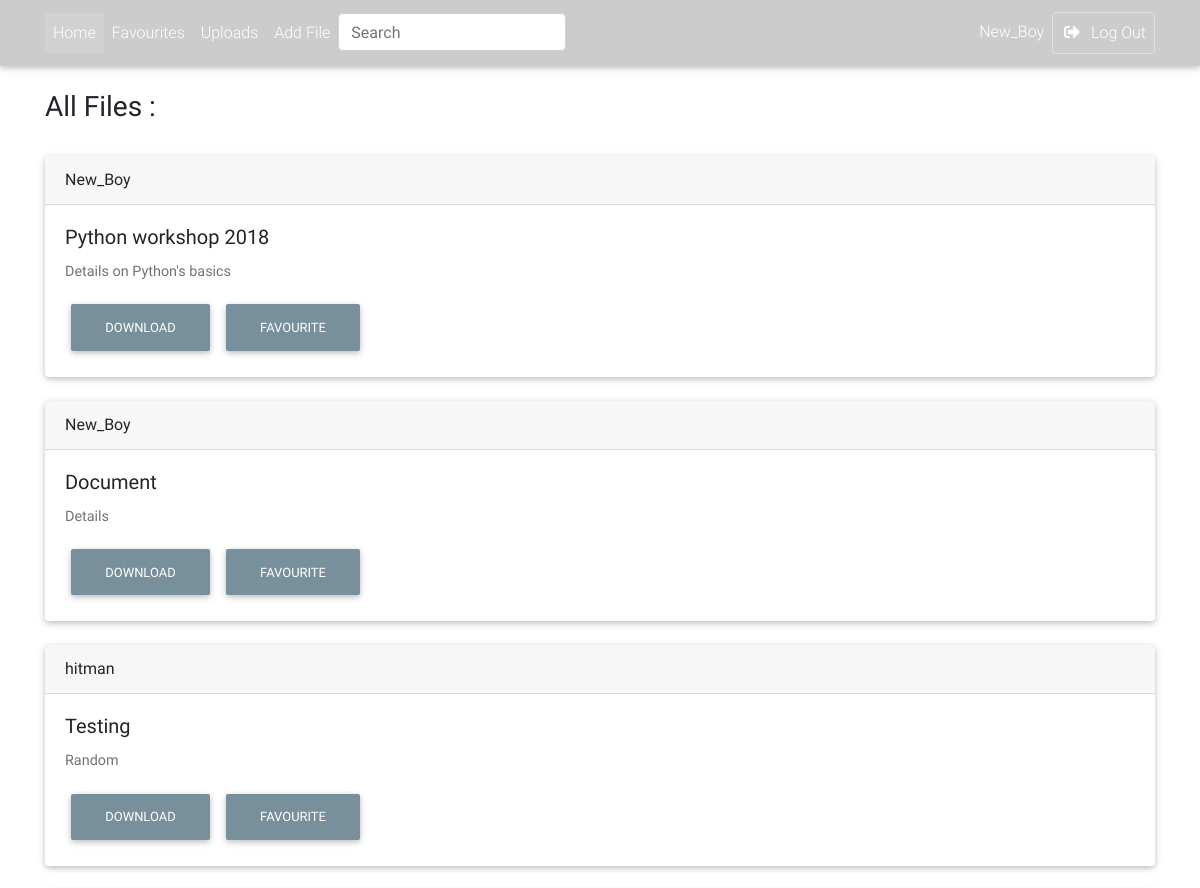
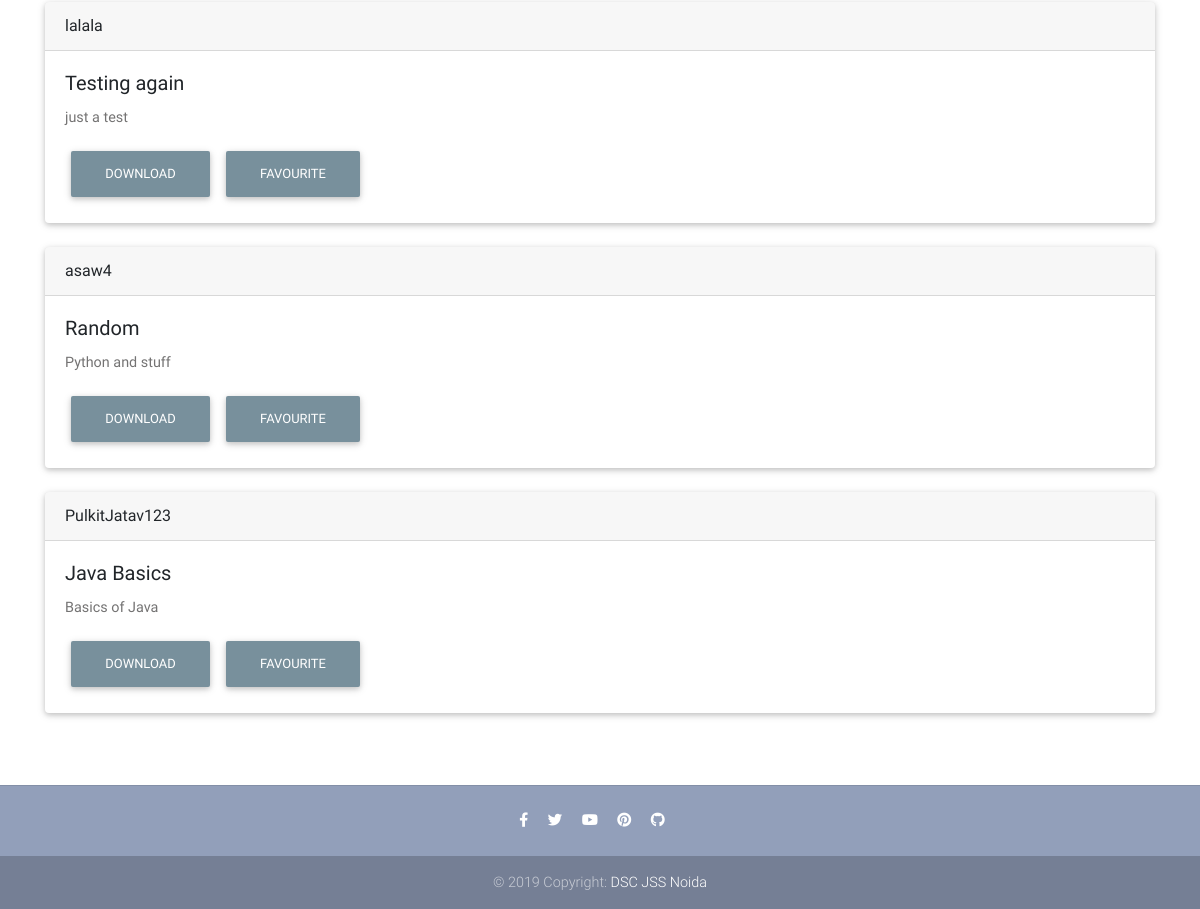
The app's page /Resource/all/ (signed in), older data (2 pictures, top to bottom).
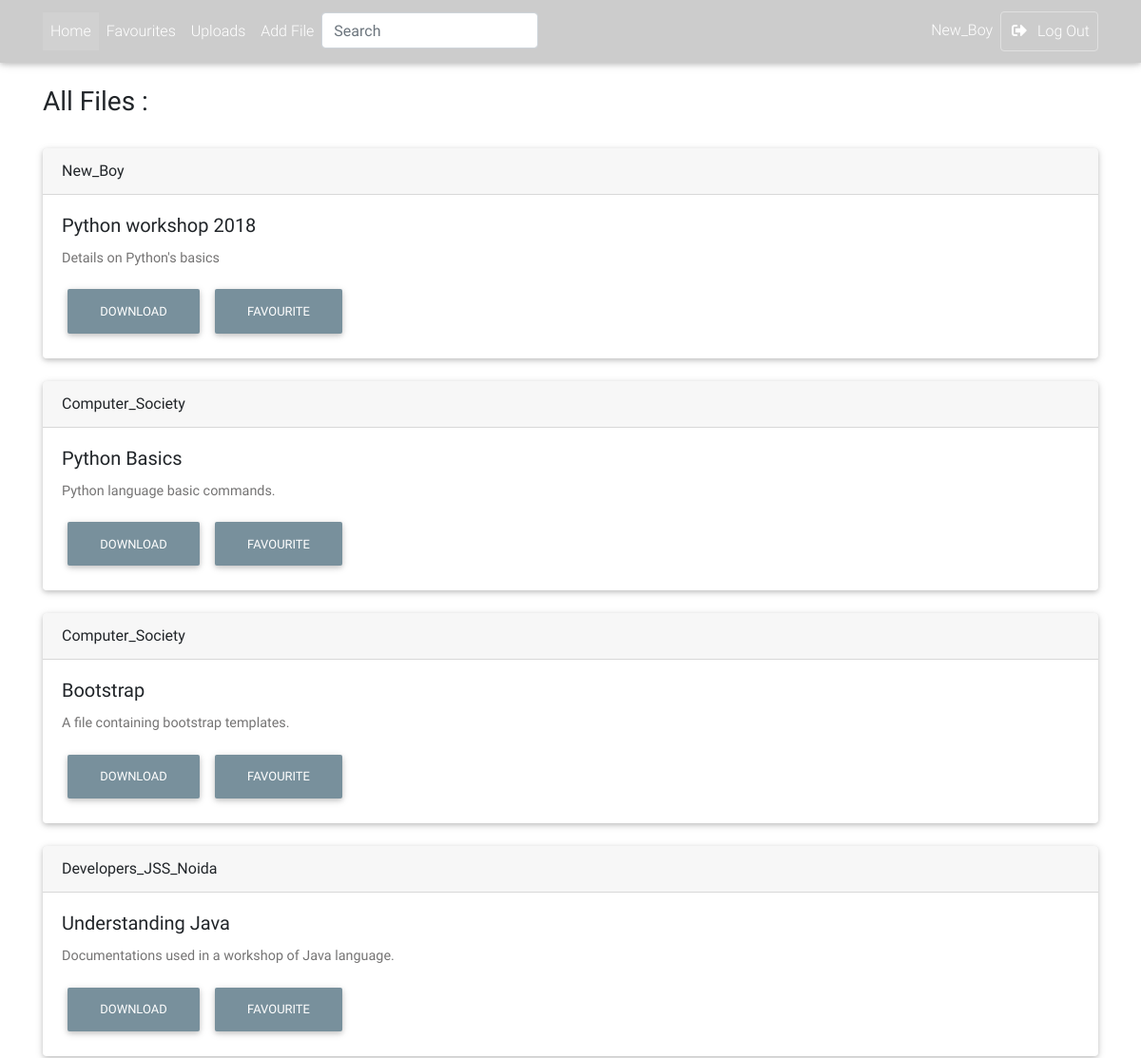
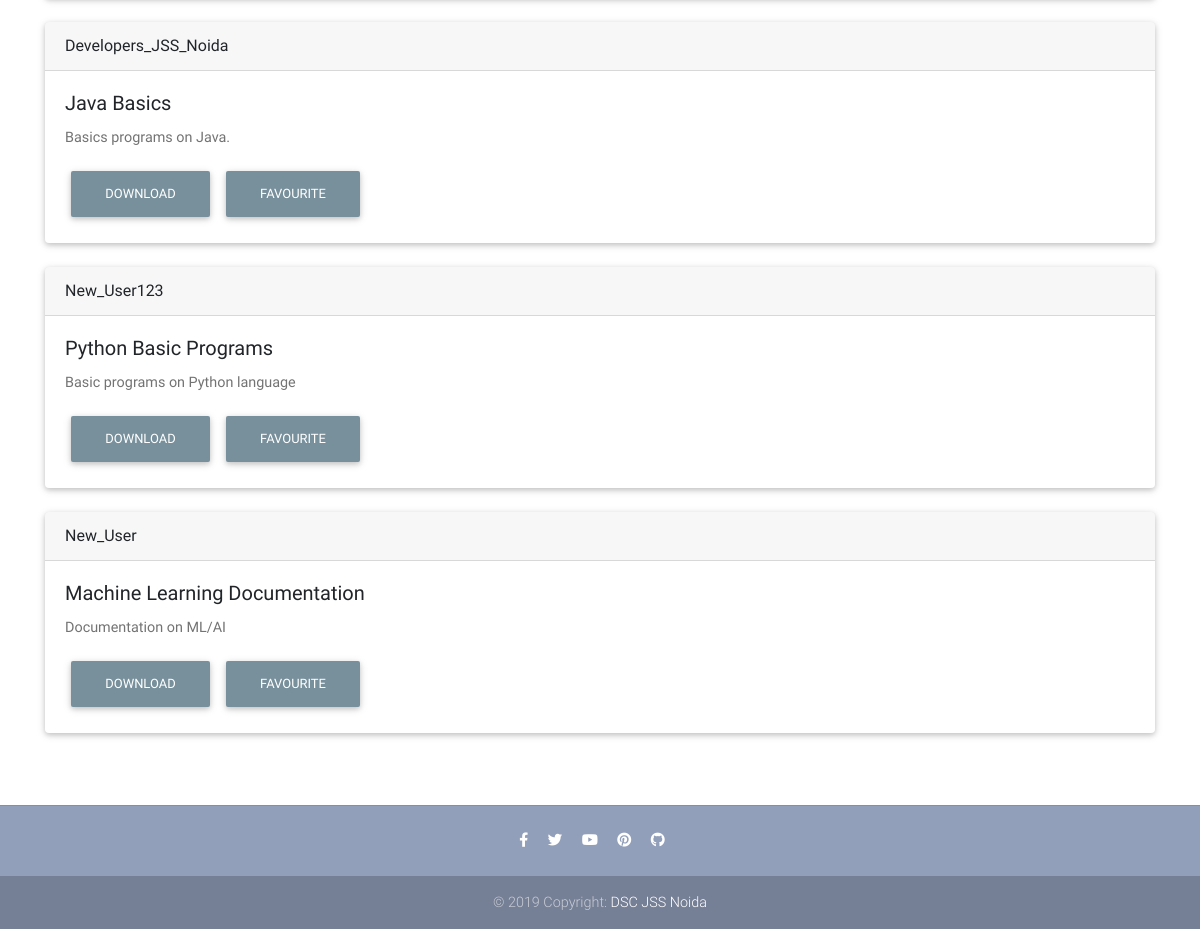
The same page, newer data (2 pictures, top to bottom).
### Resource/models.py (models this page shows, shortened)
class ResFile(models.Model):
    title = models.CharField(max_length=200)
    description = models.CharField(max_length=1500)
    category = models.ForeignKey(Category, null=True,  on_delete = models.SET_NULL)
    tags = models.CharField(max_length=500)
    file = models.FileField(upload_to='uploads/', null=True)
    uploader = models.ForeignKey(User, on_delete=models.CASCADE, null=True)
    date = models.DateTimeField(default=datetime.now, blank=True)
    downloads = models.IntegerField(default=0)

### Resource/views.py (the view)
# urls.py: path('all/', views.all_files_view, name="all_files_view"),
@login_required
def all_files_view(request):
    files = ResFile.objects.all()
    context = {
        'files' : files,
        'title' : 'All Files',
        'index' : True,
    }
    return render(request, 'Resource/category_view.html', context)

### Resource/templates/Resource/category_view.html
{% extends 'Resource/base.html' %}
{% block body %}
    <main>
    <div class="container">
        <h3 style="margin-top: 90px;"><b>{{ title }} :</b></h3>
    <br>
    {% if files %}
        {% for file in files %}
         <div class="row">
          <div class="col-md-12 lg-12">
           <div class="card">
            <div class="card-header">
             {{ file.uploader }}
            </div>
            <div class="card-body">
             <h5 class="card-title">{{ file.title }}</h5>
             <p class="card-text">{{ file.description }}</p>
             <a href="{% url 'Resource:download' file.id %}" class="btn btn-blue-grey">Download</a>
             <a onclick="sendData({{file.id}})" class="btn btn-blue-grey">Favourite</a>
            </div>
           </div>
          </div>
         </div>
         <br>
        {% endfor %}
    {% else %}
        <p>Sorry no file under such category found</p>
    {% endif %}
    </div>
    </main>
{% endblock %}

### Resource/templates/Resource/base.html (shortened to what this page needs)
<!DOCTYPE html>
<html lang="en">
<head>
    {% load static %}
    <link rel="stylesheet" href="https://use.fontawesome.com/releases/v5.8.1/css/all.css">
    <link href="https://unpkg.com/aos@2.3.1/dist/aos.css" rel="stylesheet">
    <link href="{% static 'Resource/css/bootstrap.min.css' %}" rel="stylesheet">
    <link href="{% static 'Resource/css/mdb.min.css' %}" rel="stylesheet">
    <link href="{% static 'Resource/css/style.min.css' %}" rel="stylesheet">
</head>
<body>
  <nav class="navbar fixed-top navbar-expand-lg navbar-dark scrolling-navbar">
   <div class="container">
    <div class="collapse navbar-collapse" id="navbarSupportedContent">
     <ul class="navbar-nav mr-auto">
      <li {% if index %} class="nav-item active" {% else %} class= "nav-item" {% endif %}>
       <a class="nav-link" href="{% url 'Resource:index' %}">Home
       </a>
      </li>
      <li {% if favourite_view %} class="nav-item active" {% else %} class= "nav-item" {% endif %}>
       <a class="nav-link" href="{% url 'Resource:favourite_view' %}" target="">Favourites</a>
      </li>
      <li {% if upload_view %} class="nav-item active" {% else %} class= "nav-item" {% endif %}>
       <a class="nav-link" href="{% url 'Resource:my_uploads' %}" target="">Uploads</a>
      </li>
      <li class="nav-item">
       <a class="nav-link" href="{% url 'Resource:filecreate' %}" target="">Add File</a>
      </li>
      <li>
       <form action="{% url 'Resource:searchposts' %}" method="GET" value="{{request.GET.q}}">
       <input class="form-control" type="text" name="q" value="{{request.GET.q}}" placeholder="Search" aria-label="Search">
       </form>
      </li>
     </ul>
     <ul class="navbar-nav nav-flex-icons">
      <li class="nav-item">
          <a class="nav-link">{{ request.user.username }}</a>
      </li>
      <li class="nav-item">
       <a href="{% url 'logout_view' %}" class="nav-link border border-light rounded"
            target="">
        <i class="fas fa-sign-out-alt mr-2"></i>Log Out
       </a>
      </li>
     </ul>
    </div>
   </div>
  </nav>
 {% block body %}
 {% endblock %}
 <br>
<footer class="page-footer text-center font-small mt-4 wow fadeIn">
  <hr class="my-4">
  <div class="pb-4">
    <a href="https://www.facebook.com/dscjssnoida/" target="_blank">
      <i class="fab fa-facebook-f mr-3"></i>
    </a>
    <a target="_blank">
      <i class="fab fa-twitter mr-3"></i>
    </a>
    <a href= target="_blank">
      <i class="fab fa-youtube mr-3"></i>
    </a>
    <a href="https://pinterest.com/mdbootstrap" target="_blank">
      <i class="fab fa-pinterest mr-3"></i>
    </a>
    <a href="https://github.com/mdbootstrap/bootstrap-material-design" target="_blank">
      <i class="fab fa-github mr-3"></i>
    </a>
  </div>
  <div class="footer-copyright py-3">
    © 2019 Copyright:
    <a href="https://dscjss.in/" target="_blank"> DSC JSS Noida </a>
  </div>
</footer>
</html>

Row changes from the older to the newer data that the page shows:
removed ResFile: uploader "New_Boy", title "Document", description "Details"
removed ResFile: uploader "hitman", title "Testing", description "Random"
removed ResFile: uploader "lalala", title "Testing again", description "just a test"
removed ResFile: uploader "asaw4", title "Random", description "Python and stuff"
removed ResFile: uploader "PulkitJatav123", title "Java Basics", description "Basics of Java"
added ResFile: uploader "Computer_Society", title "Python Basics", description "Python language basic commands."
added ResFile: uploader "Computer_Society", title "Bootstrap", description "A file containing bootstrap templates."
added ResFile: uploader "Developers_JSS_Noida", title "Understanding Java", description "Documentations used in a workshop of Java language."
added ResFile: uploader "Developers_JSS_Noida", title "Java Basics", description "Basics programs on Java."
added ResFile: uploader "New_User123", title "Python Basic Programs", description "Basic programs on Python language"
added ResFile: uploader "New_User", title "Machine Learning Documentation", description "Documentation on ML/AI"
